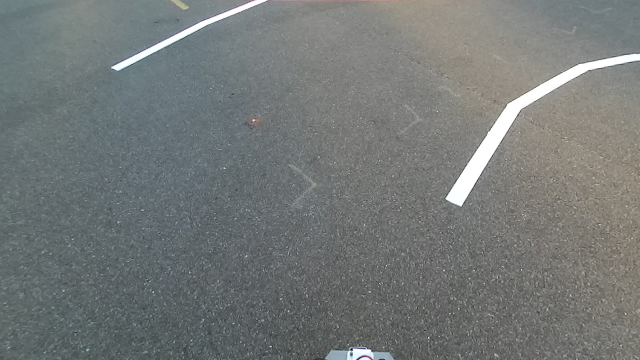
#> input picture lanes-big-in/1.png, 640 x 360 px, found by its file name; its folder holds only this picture in this run
$ python main.py
#> lines starting #> are read from the running program, lines starting #| are printed output that depends on the picture; after the words box and inside, x2 and y2 are one past the last pixel; in counts of white or black regions, pixels touching at a corner belong together
import os
import cv2
import time
import numpy as np
import matplotlib.pyplot as plt

INPUT = "C:\\Users\\16474\\Desktop\\lanes-utra\\lanes-big-in"
OUTPUT = "C:\\Users\\16474\\Desktop\\lanes-utra\\lanes-big-out"

def lanes(src):
    thresh = cv2.adaptiveThreshold(src,
                                   maxValue=255,
                                   adaptiveMethod=cv2.ADAPTIVE_THRESH_GAUSSIAN_C,
                                   thresholdType=cv2.THRESH_BINARY_INV,
                                   blockSize=11,
                                   C=10)
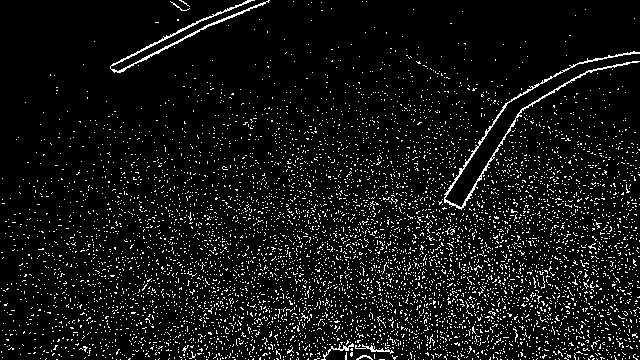
#> thresh: shape (360, 640); 7.4% white in thin lines or dots

    blobs, _ = cv2.findContours(thresh, cv2.RETR_TREE, cv2.CHAIN_APPROX_SIMPLE)
#> blobs = 6496 contours, 6492 with area under 20; largest, box (x1, y1, x2, y2) and area: (444, 51, 640, 210) 620, (110, 0, 270, 73) 442, (321, 343, 354, 360) 45, (355, 344, 394, 354) 42
    conts = np.zeros(thresh.shape, np.uint8)

    for blob in blobs:
        if cv2.contourArea(blob) > 100:
            cv2.drawContours(conts, [blob], 0, 255, 3)
#> this loop made 6496 passes
#> blob on passes 1 to 3: [[607, 359]], [[555, 359]], [[533, 359]]
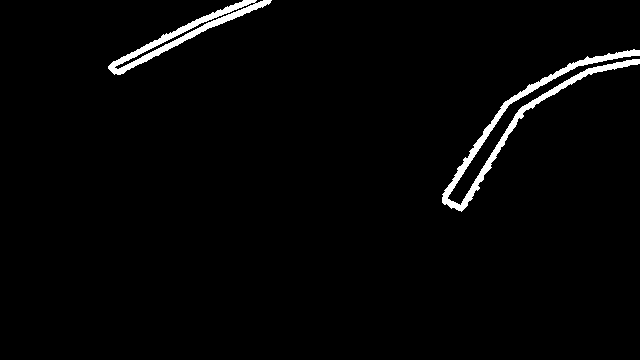
#> conts: shape (360, 640); 2.2% white; 2 white regions, box (x1, y1, x2, y2) and area: (442, 49, 640, 212) 3154, (108, 0, 272, 75) 1977

    return conts

def main():
    ts = []

    for filename in os.listdir(INPUT):
        f = os.path.join(INPUT, filename)

        t1 = time.time()

        src = cv2.imread(f, cv2.IMREAD_GRAYSCALE)
        dst = lanes(src)

        t2 = time.time()

        ts.append(t2 - t1)

        cv2.imwrite(OUTPUT + "\\" + filename, dst)

    fps = [1 / t for t in ts]

    plt.plot(fps)
    plt.show()
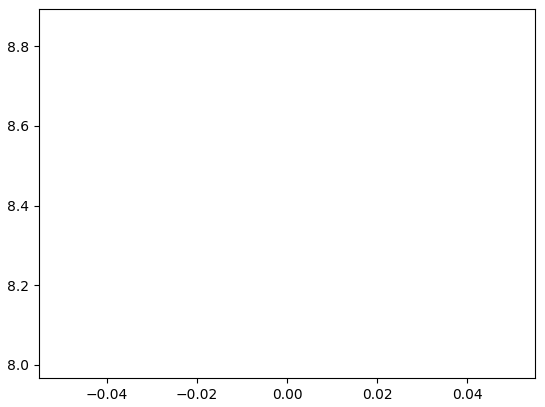
#> figure drawn by matplotlib, 1 panel

    print("Average FPS: {}".format(np.average(fps)))

if __name__ == "__main__":
    main()

$ run again, on lanes-big-in/11.png
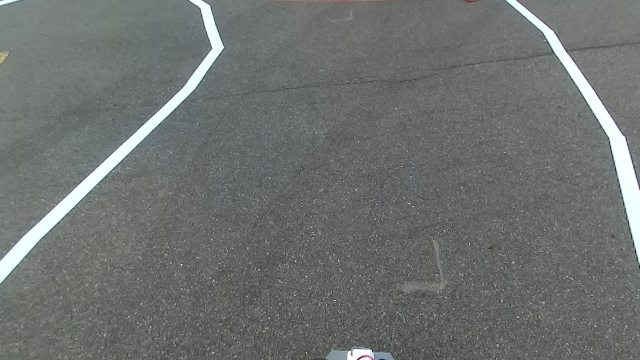
#> input picture lanes-big-in/11.png, 640 x 360 px, found by its file name
#> in lanes, `thresh = cv2.adaptiveThreshold(src, maxValue=255, adaptiveMethod=cv2.A..`:
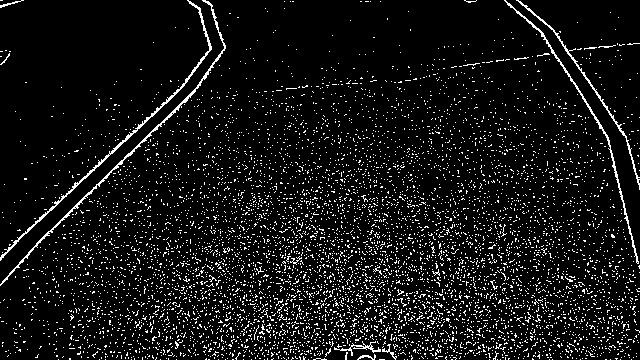
#> thresh: shape (360, 640); 7.9% white in thin lines or dots
#> blobs = 6691 contours, 6683 with area under 20; largest, box (x1, y1, x2, y2) and area: (0, 0, 212, 261) 564, (0, 0, 226, 286) 550, (504, 0, 639, 264) 367, (516, 0, 640, 190) 266, (334, 341, 381, 356) 68, (382, 344, 397, 360) 24, (357, 354, 376, 360) 22, (0, 0, 24, 8) 21
#> the loop in lanes, `for blob in blobs:` made 6691 passes
#> blob on passes 1 to 3: [[631, 359]], [[620, 359]], [[610, 359]]
#> in main, `plt.show()`:
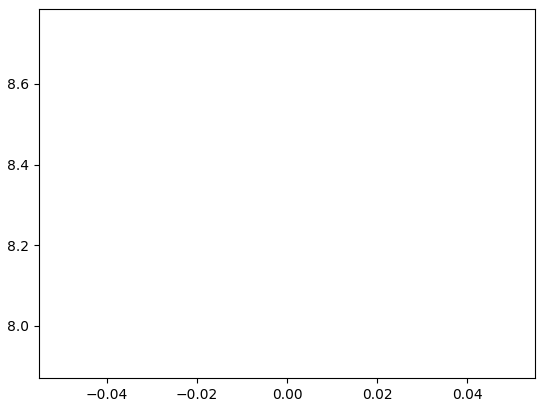
#> figure drawn by matplotlib, 1 panel

$ run again, on lanes-big-in/114.png
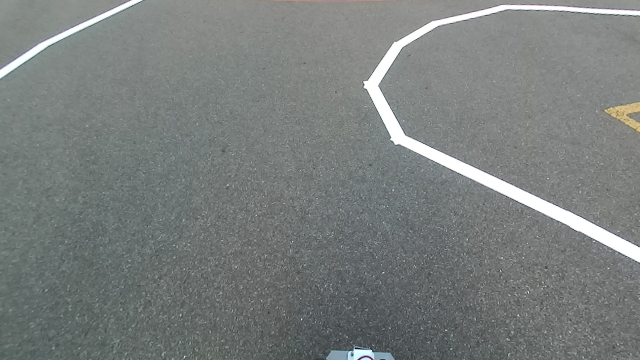
#> input picture lanes-big-in/114.png, 640 x 360 px, found by its file name
#> in lanes, `thresh = cv2.adaptiveThreshold(src, maxValue=255, adaptiveMethod=cv2.A..`:
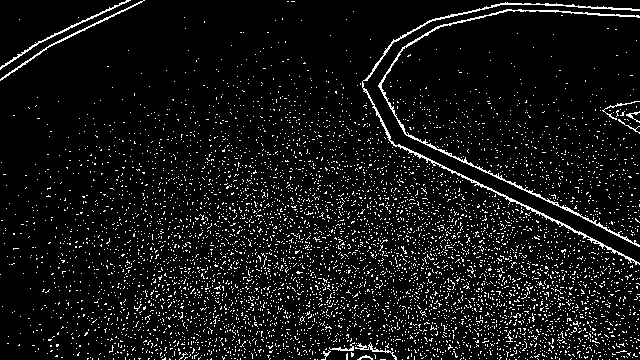
#> thresh: shape (360, 640); 7.4% white in thin lines or dots
#> blobs = 5986 contours, 5978 with area under 20; largest, box (x1, y1, x2, y2) and area: (362, 2, 640, 265) 838, (378, 9, 640, 247) 747, (0, 0, 145, 81) 182, (0, 0, 131, 70) 178, (355, 342, 397, 360) 56, (329, 342, 355, 351) 34, (602, 101, 640, 120) 27, (626, 111, 640, 123) 22
#> the loop in lanes, `for blob in blobs:` made 5986 passes
#> blob on passes 1 to 3: [[609, 359]], [[602, 359]], [[598, 359]]
#> in main, `plt.show()`:
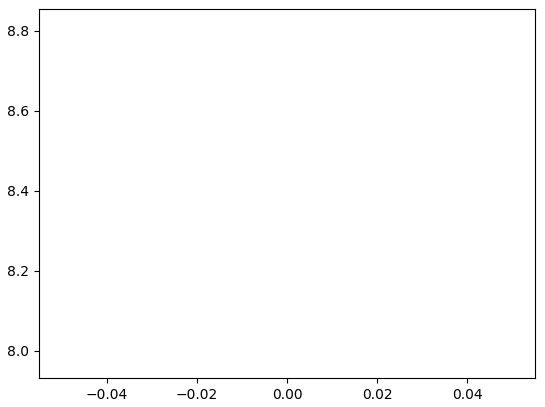
#> figure drawn by matplotlib, 1 panel

$ run again, on lanes-big-in/119.png
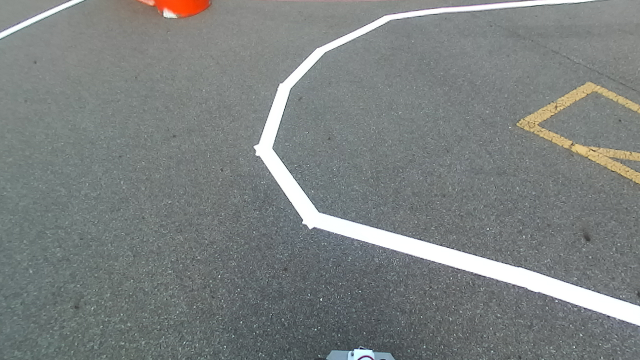
#> input picture lanes-big-in/119.png, 640 x 360 px, found by its file name
#> in lanes, `thresh = cv2.adaptiveThreshold(src, maxValue=255, adaptiveMethod=cv2.A..`:
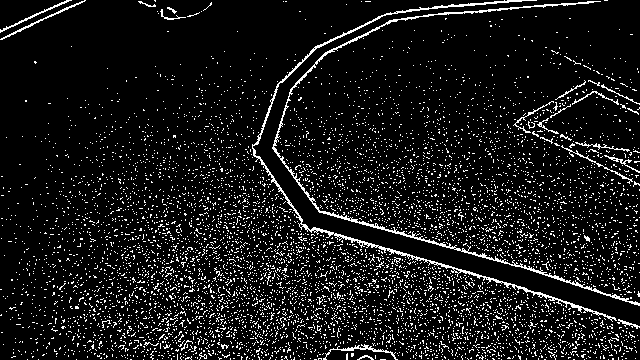
#> thresh: shape (360, 640); 9.1% white in thin lines or dots
#> blobs = 6751 contours, 6736 with area under 20; largest, box (x1, y1, x2, y2) and area: (252, 0, 617, 322) 1226, (272, 1, 640, 306) 1107, (323, 344, 398, 360) 104, (0, 0, 86, 40) 104, (0, 0, 72, 33) 89
#> the loop in lanes, `for blob in blobs:` made 6751 passes
#> blob on passes 1 to 3: [[622, 359]], [[608, 359]], [[584, 359]]
#> in main, `plt.show()`:
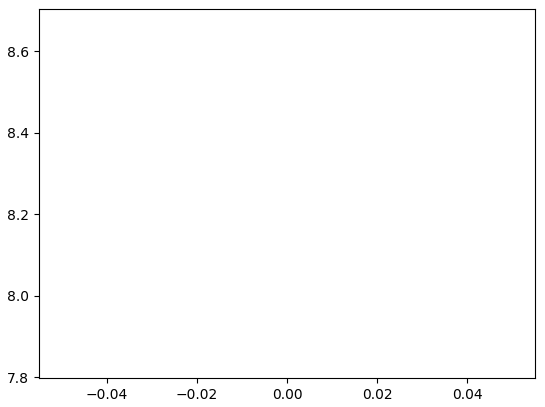
#> figure drawn by matplotlib, 1 panel

$ run again, on lanes-big-in/102.png
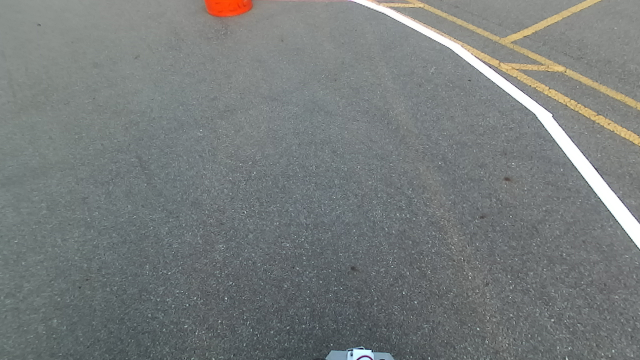
#> input picture lanes-big-in/102.png, 640 x 360 px, found by its file name
#> in lanes, `thresh = cv2.adaptiveThreshold(src, maxValue=255, adaptiveMethod=cv2.A..`:
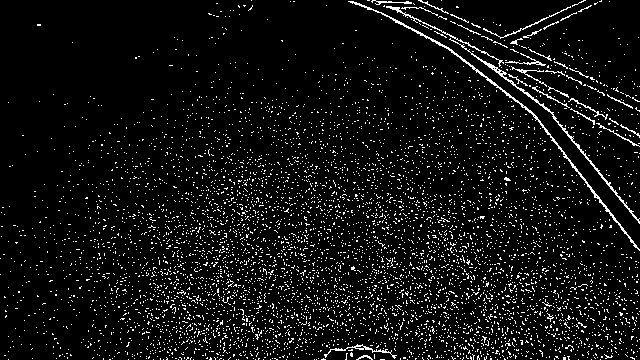
#> thresh: shape (360, 640); 6.6% white in thin lines or dots
#> blobs = 5923 contours, 5911 with area under 20; largest, box (x1, y1, x2, y2) and area: (348, 1, 640, 251) 536, (449, 38, 640, 224) 369, (386, 6, 504, 67) 104, (324, 344, 397, 359) 90, (483, 6, 571, 39) 48
#> the loop in lanes, `for blob in blobs:` made 5923 passes
#> blob on passes 1 to 3: [[600, 359]], [[591, 359]], [[578, 359]]
#> in main, `plt.show()`:
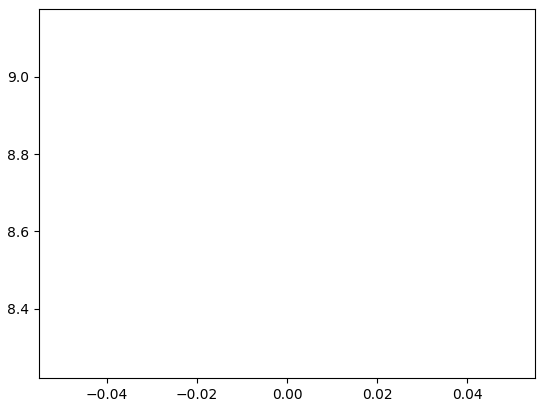
#> figure drawn by matplotlib, 1 panel
